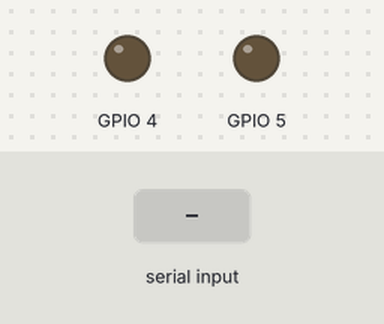
Simulated run of this sketch. Board: ESP8266 (NodeMCU). Shown: output pins drawn as LEDs (lit = HIGH). Inputs (shaded band) come from the test bench. WiFi joins after 1.5 s; servers stay silent unless stated; uploads are accepted with an empty reply; what the sketch prints to the serial monitor is not drawn.

Above: at 2.7 s.
2.8 s: "no\n" received over Serial
At 4.4 s:
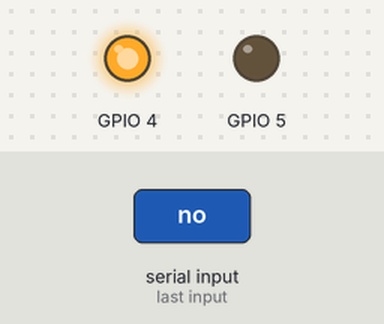
Timing chart, 0 to 8.7 s (numbered marks = the images above; inputs shaded):
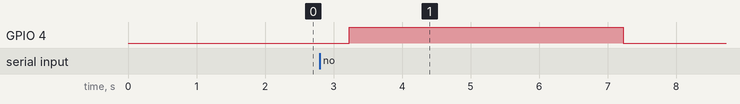

Measured:
- after the input at 2.8 s, GPIO 4: LOW → HIGH after 0.43 s, → LOW 4.0 s later

The sketch:

antitheft.ino
```cpp
/////////////////////////////////
// Generated with a lot of love//
// with TUNIOT FOR ESP8266     //
// Website: Easycoding.tn      //
/////////////////////////////////

#include <ESP8266WiFi.h>

#include <ESP8266HTTPClient.h>

const char* ssid = "redmi";

const char* password = "abc12345";

const char* host = "45.55.34.11";


int count = 0;                                          // count = 0
String input="";                                         // character array of size 12
boolean flag = 0;                                       // flag =0


WiFiClient client;

String thingSpeakAddress= "http://api.thingspeak.com/update?";
String writeAPIKey;
String tsfield1Name;
String request_string;

HTTPClient http;

void connection(){
  Serial.begin(9600);
  Serial.println();

//  Serial.printf("Connecting to %s ", ssid);
  WiFi.begin(ssid, password);
  while (WiFi.status() != WL_CONNECTED)
  {
    delay(500);
    Serial.print(".");
  }
  Serial.println(" connected");
}


void setup()
{
  connection();
  pinMode(5,OUTPUT);
  pinMode(4,OUTPUT);
}


void loop()
{

  WiFiClient client;

//  Serial.printf("Connecting to %s ", ssid);
  WiFi.begin(ssid, password);
  while (WiFi.status() != WL_CONNECTED)
  {
    delay(500);
    Serial.print(".");
  }
 // Serial.println(" \nconnected");

 // Serial.printf("\n[Connecting to %s ... ", host);
    client.connect(host,80);
    //Serial.println("connected]");
  if(Serial.available())
   {
      count = 0;
  //    Serial.println(WiFi.localIP());


      while(Serial.available() && count < 12)          // Read 12 characters and store them in input array
      {
         input += (char)Serial.read();
         count++;
         delay(5);
      }
      Serial.println(input);                             // Print RFID tag number
   // Serial.println("[Sending a request]");
    client.print(String("GET https://45.55.34.11/check.php?p=") + input +" HTTP/1.0\r\n\r\n" + " Host:" + host + "\r\n" +
                 "Connection: close\r\n" +
                 "\r\n"
                );

    input="";
    String line="";
    //Serial.println("[Response:]");
    while (client.connected())
    {
      if (client.available())
      {
         line += client.readStringUntil('\n');
 //       Serial.println(line);

      }
    }

     String ans=line.substring(line.indexOf('#')+1);
   //  Serial.println(ans);

     if(ans=="no"){
         Serial.println("Unissued book.... theft theft");
         digitalWrite(5,HIGH);

         delay(1000);
     }
     else{
      digitalWrite(4,HIGH);
      Serial.println("Book is issued");
      delay(4000);
      }

   }
   digitalWrite(5,LOW);
   digitalWrite(4,LOW);
   client.stop();
  //  Serial.println("\n[Disconnected]");
  delay(500);

  }


  //  Serial.println("\n[Disconnected]");


//    if(client.connect("api.thingspeak.com",80)) {
//      writeAPIKey = "key=JYLKR4WVJ5NPEPOC";
//      tsfield1Name = "&field1=10";
//      request_string = thingSpeakAddress;
//      request_string += "key=";
//      request_string += "PD2YYI36VOXZSS8X";
//      request_string += "&";
//      request_string += "field1";
//      request_string += "=";
//      request_string += getRFID();
//      http.begin(request_string);
//      http.GET();
//      http.end();
//
//    }
```
